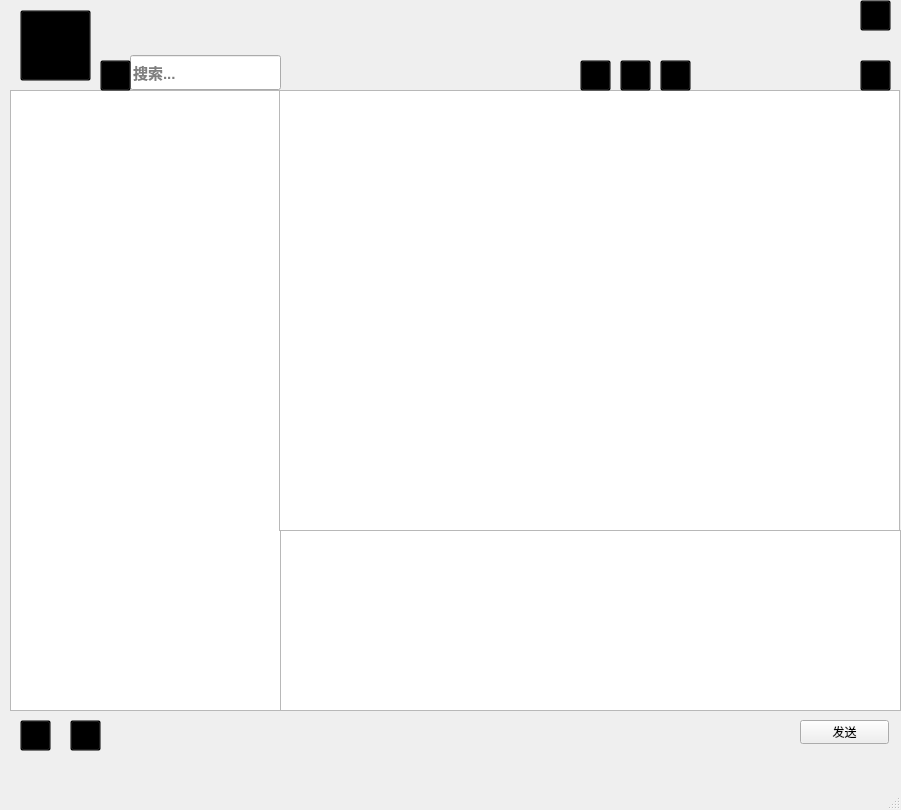
<?xml version="1.0" encoding="UTF-8"?>
<ui version="4.0">
 <class>UserPanel</class>
 <widget class="QMainWindow" name="UserPanel">
  <property name="geometry">
   <rect>
    <x>0</x>
    <y>0</y>
    <width>901</width>
    <height>810</height>
   </rect>
  </property>
  <property name="windowTitle">
   <string>QTQQ-Client</string>
  </property>
  <property name="windowIcon">
   <iconset resource="res.qrc">
    <normaloff>:/title.png</normaloff>:/title.png</iconset>
  </property>
  <widget class="QWidget" name="centralwidget">
   <widget class="QListWidget" name="userlist">
    <property name="geometry">
     <rect>
      <x>10</x>
      <y>90</y>
      <width>271</width>
      <height>621</height>
     </rect>
    </property>
    <property name="font">
     <font>
      <family>Microsoft New Tai Lue</family>
      <pointsize>14</pointsize>
      <weight>50</weight>
      <bold>false</bold>
     </font>
    </property>
   </widget>
   <widget class="QTextEdit" name="textEdit">
    <property name="geometry">
     <rect>
      <x>280</x>
      <y>530</y>
      <width>621</width>
      <height>181</height>
     </rect>
    </property>
    <property name="font">
     <font>
      <family>Arial</family>
      <pointsize>12</pointsize>
      <weight>75</weight>
      <bold>true</bold>
     </font>
    </property>
   </widget>
   <widget class="QToolButton" name="head">
    <property name="geometry">
     <rect>
      <x>20</x>
      <y>10</y>
      <width>71</width>
      <height>71</height>
     </rect>
    </property>
    <property name="styleSheet">
     <string notr="true">background-color: rgba(0, 0, 0, 0)</string>
    </property>
    <property name="text">
     <string/>
    </property>
    <property name="iconSize">
     <size>
      <width>100</width>
      <height>100</height>
     </size>
    </property>
   </widget>
   <widget class="QLabel" name="name">
    <property name="geometry">
     <rect>
      <x>100</x>
      <y>10</y>
      <width>161</width>
      <height>31</height>
     </rect>
    </property>
    <property name="font">
     <font>
      <family>Agency FB</family>
      <pointsize>14</pointsize>
      <weight>75</weight>
      <bold>true</bold>
     </font>
    </property>
    <property name="text">
     <string/>
    </property>
   </widget>
   <widget class="QLabel" name="id">
    <property name="geometry">
     <rect>
      <x>730</x>
      <y>0</y>
      <width>91</width>
      <height>31</height>
     </rect>
    </property>
    <property name="font">
     <font>
      <family>Agency FB</family>
      <pointsize>12</pointsize>
      <weight>75</weight>
      <bold>true</bold>
     </font>
    </property>
    <property name="text">
     <string/>
    </property>
   </widget>
   <widget class="QToolButton" name="state">
    <property name="geometry">
     <rect>
      <x>860</x>
      <y>0</y>
      <width>31</width>
      <height>31</height>
     </rect>
    </property>
    <property name="styleSheet">
     <string notr="true">background-color: rgba(0, 0, 0, 0)</string>
    </property>
    <property name="text">
     <string/>
    </property>
   </widget>
   <widget class="QLabel" name="state2">
    <property name="geometry">
     <rect>
      <x>820</x>
      <y>2</y>
      <width>41</width>
      <height>21</height>
     </rect>
    </property>
    <property name="font">
     <font>
      <family>Agency FB</family>
      <pointsize>10</pointsize>
      <weight>50</weight>
      <bold>false</bold>
     </font>
    </property>
    <property name="text">
     <string/>
    </property>
   </widget>
   <widget class="QLineEdit" name="lineEdit">
    <property name="geometry">
     <rect>
      <x>130</x>
      <y>55</y>
      <width>151</width>
      <height>35</height>
     </rect>
    </property>
    <property name="font">
     <font>
      <family>Arial</family>
      <pointsize>11</pointsize>
      <weight>75</weight>
      <bold>true</bold>
     </font>
    </property>
    <property name="styleSheet">
     <string notr="true"/>
    </property>
    <property name="placeholderText">
     <string>搜索...</string>
    </property>
   </widget>
   <widget class="QToolButton" name="search">
    <property name="geometry">
     <rect>
      <x>100</x>
      <y>60</y>
      <width>31</width>
      <height>31</height>
     </rect>
    </property>
    <property name="styleSheet">
     <string notr="true">background-color: rgba(0, 0, 0, 0)</string>
    </property>
    <property name="text">
     <string/>
    </property>
    <property name="icon">
     <iconset resource="res.qrc">
      <normaloff>:/search.png</normaloff>:/search.png</iconset>
    </property>
    <property name="iconSize">
     <size>
      <width>25</width>
      <height>25</height>
     </size>
    </property>
   </widget>
   <widget class="QPushButton" name="send">
    <property name="geometry">
     <rect>
      <x>800</x>
      <y>720</y>
      <width>89</width>
      <height>24</height>
     </rect>
    </property>
    <property name="text">
     <string>发送</string>
    </property>
   </widget>
   <widget class="QTableWidget" name="tableWidget">
    <property name="geometry">
     <rect>
      <x>279</x>
      <y>90</y>
      <width>621</width>
      <height>441</height>
     </rect>
    </property>
    <property name="font">
     <font>
      <family>Monospac821 BT</family>
      <pointsize>10</pointsize>
      <weight>75</weight>
      <bold>true</bold>
     </font>
    </property>
   </widget>
   <widget class="QLabel" name="label">
    <property name="geometry">
     <rect>
      <x>290</x>
      <y>60</y>
      <width>131</width>
      <height>31</height>
     </rect>
    </property>
    <property name="font">
     <font>
      <family>Agency FB</family>
      <pointsize>14</pointsize>
      <weight>75</weight>
      <bold>true</bold>
     </font>
    </property>
    <property name="text">
     <string/>
    </property>
   </widget>
   <widget class="QLabel" name="label_2">
    <property name="geometry">
     <rect>
      <x>420</x>
      <y>60</y>
      <width>131</width>
      <height>31</height>
     </rect>
    </property>
    <property name="font">
     <font>
      <family>Agency FB</family>
      <pointsize>14</pointsize>
      <weight>75</weight>
      <bold>true</bold>
     </font>
    </property>
    <property name="text">
     <string/>
    </property>
   </widget>
   <widget class="QToolButton" name="empty">
    <property name="geometry">
     <rect>
      <x>860</x>
      <y>60</y>
      <width>31</width>
      <height>31</height>
     </rect>
    </property>
    <property name="styleSheet">
     <string notr="true">background-color: rgba(0, 0, 0, 0)</string>
    </property>
    <property name="text">
     <string/>
    </property>
    <property name="icon">
     <iconset resource="res.qrc">
      <normaloff>:/empty.png</normaloff>:/empty.png</iconset>
    </property>
    <property name="iconSize">
     <size>
      <width>25</width>
      <height>25</height>
     </size>
    </property>
   </widget>
   <widget class="QToolButton" name="addGroup">
    <property name="geometry">
     <rect>
      <x>20</x>
      <y>720</y>
      <width>31</width>
      <height>31</height>
     </rect>
    </property>
    <property name="styleSheet">
     <string notr="true">background-color: rgba(0, 0, 0, 0)</string>
    </property>
    <property name="text">
     <string/>
    </property>
    <property name="icon">
     <iconset resource="res.qrc">
      <normaloff>:/group.png</normaloff>:/group.png</iconset>
    </property>
    <property name="iconSize">
     <size>
      <width>25</width>
      <height>25</height>
     </size>
    </property>
   </widget>
   <widget class="QToolButton" name="component">
    <property name="geometry">
     <rect>
      <x>580</x>
      <y>60</y>
      <width>31</width>
      <height>31</height>
     </rect>
    </property>
    <property name="styleSheet">
     <string notr="true">background-color: rgba(0, 0, 0, 0)</string>
    </property>
    <property name="text">
     <string/>
    </property>
    <property name="icon">
     <iconset resource="res.qrc">
      <normaloff>:/people.png</normaloff>:/people.png</iconset>
    </property>
    <property name="iconSize">
     <size>
      <width>25</width>
      <height>25</height>
     </size>
    </property>
   </widget>
   <widget class="QToolButton" name="add">
    <property name="geometry">
     <rect>
      <x>620</x>
      <y>60</y>
      <width>31</width>
      <height>31</height>
     </rect>
    </property>
    <property name="styleSheet">
     <string notr="true">background-color: rgba(0, 0, 0, 0)</string>
    </property>
    <property name="text">
     <string/>
    </property>
    <property name="icon">
     <iconset resource="res.qrc">
      <normaloff>:/add.png</normaloff>:/add.png</iconset>
    </property>
    <property name="iconSize">
     <size>
      <width>25</width>
      <height>25</height>
     </size>
    </property>
   </widget>
   <widget class="QToolButton" name="deleteFriend">
    <property name="geometry">
     <rect>
      <x>70</x>
      <y>720</y>
      <width>31</width>
      <height>31</height>
     </rect>
    </property>
    <property name="styleSheet">
     <string notr="true">background-color: rgba(0, 0, 0, 0)</string>
    </property>
    <property name="text">
     <string/>
    </property>
    <property name="icon">
     <iconset resource="res.qrc">
      <normaloff>:/error.png</normaloff>:/error.png</iconset>
    </property>
    <property name="iconSize">
     <size>
      <width>25</width>
      <height>25</height>
     </size>
    </property>
   </widget>
   <widget class="QToolButton" name="deletegroup">
    <property name="geometry">
     <rect>
      <x>660</x>
      <y>60</y>
      <width>31</width>
      <height>31</height>
     </rect>
    </property>
    <property name="styleSheet">
     <string notr="true">background-color: rgba(0, 0, 0, 0)</string>
    </property>
    <property name="text">
     <string/>
    </property>
    <property name="icon">
     <iconset resource="res.qrc">
      <normaloff>:/error.png</normaloff>:/error.png</iconset>
    </property>
    <property name="iconSize">
     <size>
      <width>25</width>
      <height>25</height>
     </size>
    </property>
   </widget>
  </widget>
  <widget class="QMenuBar" name="menubar">
   <property name="geometry">
    <rect>
     <x>0</x>
     <y>0</y>
     <width>901</width>
     <height>25</height>
    </rect>
   </property>
  </widget>
  <widget class="QStatusBar" name="statusbar"/>
 </widget>
 <resources>
  <include location="res.qrc"/>
 </resources>
 <connections/>
</ui>
